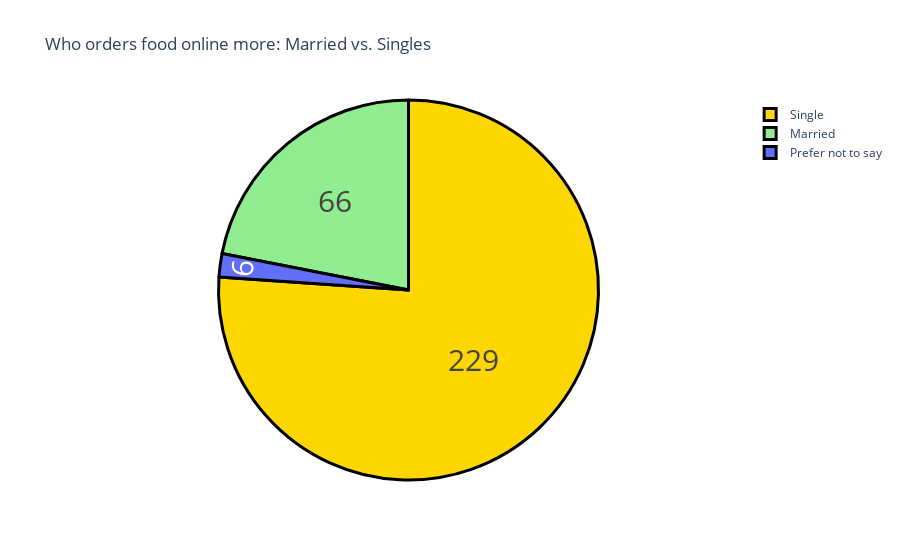

Notebook code cell kept with this figure:
### Markdown cell above
Let's check with maritial order

### Code cell
import plotly.graph_objects as go

# Assume buying_again_data DataFrame is already defined and has a 'Marital Status' column
marital = buying_again_data["Marital Status"].value_counts()
labels = marital.index
counts = marital.values
colors = ['gold', 'lightgreen']

# Create the pie chart
fig = go.Figure(data=[go.Pie(labels=labels, values=counts)])

# Update the layout of the pie chart
fig.update_layout(title_text='Who orders food online more: Married vs. Singles')

# Update the trace (the pie chart itself)
fig.update_traces(hoverinfo='label+percent', textinfo='value', textfont_size=30,
                  marker=dict(colors=colors, line=dict(color='black', width=3)))

# Show the pie chart
fig.show()

### Figure 1 — Plotly figure (JSON) as saved in the notebook; plotly's stock layout.template omitted (floating-point values rounded to 4 significant figures)
{"data": [{"hoverinfo": "label+percent", "labels": ["Single", "Married", "Prefer not to say"], "marker": {"colors": ["gold", "lightgreen"], "line": {"color": "black", "width": 3}}, "textfont": {"size": 30}, "textinfo": "value", "type": "pie", "values": [229, 66, 6]}], "layout": {"title": {"text": "Who orders food online more: Married vs. Singles"}}}
